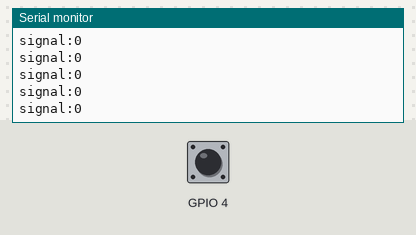
Simulated run of this sketch. Board: ESP8266 (NodeMCU). Shown: the last lines printed to the serial monitor. The inputs (shaded band) are chosen by the test bench; at power-on: GPIO 4 LOW. WiFi joins after 1.5 s; servers stay silent unless stated; random numbers use the default seed unless the sketch sets one; no MQTT or app messages arrive unless stated.

Above: at 2.7 s.
2.8 s: GPIO 4 driven HIGH
At 2.87 s:
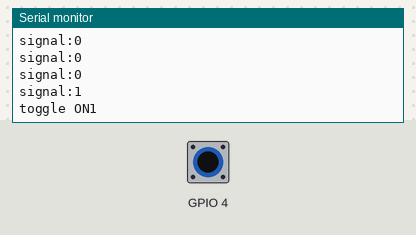
4.3 s: GPIO 4 pulsed LOW 2 times (0.12 s each, 0.3 s apart)
At 4.47 s:
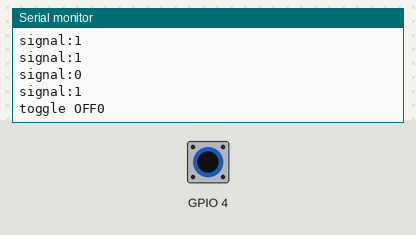

Measured:
- after the input at 2.8 s, the serial monitor: prints a new line after 0.07 s (image 1)
- after the input at 4.3 s, the serial monitor: prints a new line after 0.17 s (image 2)

The sketch:

SensorTest.ino
```cpp
/*
 Name:		SensorTest.ino
 Created:	22.10.2022 11:25:57
 Author:	maily
*/
/*
// the setup function runs once when you press reset or power the board
int echo= 10;

int trig= 9;

void setup() {

	pinMode(trig, OUTPUT);

	pinMode(echo, INPUT);

}

void loop(){

	digitalWrite(trig, LOW);

	delayMicroseconds(2);

	digitalWrite(trig, HIGH);

	delayMicroseconds(10);

	float distance = pulseIn(echo, HIGH);

	Serial.println(distance);

	delay(1);

}
*/

#include <dummy.h>
#include <PubSubClient.h>
#include <SimpleDHT.h>
#include <ArduinoOTA.h>
#include <string.h>
#include <iostream>

using namespace std;
using std::string;


#define wifi_ssid "Angeldrive Studios 2,4"
#define wifi_password "Garten123!"
#define mqtt_server "192.168.178.183"
#define mqtt_user "mqtt"
#define mqtt_password "Garten123!"

#define ESPHostname "Arduino Test"
#define data_topic "esp01/data"
#define inTopic "esp01/inTopic"
#define outTopic "esp01/outTopic"

WiFiClient espClient;
PubSubClient client(espClient);


void setup() {

	Serial.begin(115200);
	pinMode(4, INPUT);

	setup_wifi();
	ArduinoOTA.setHostname(ESPHostname);
	// ArduinoOTA.setPassword("admin");
	ArduinoOTA.begin();

	client.setServer(mqtt_server, 1883);

}


void loop() {
	static bool boolValue;

	boolValue = digitalRead(4);
	string value1 = "On";
	string value2 = "Off";

	mqttPublish(toggelButton(boolValue, value1, value2));
	delay(100);
}


string toggelButton(bool signal,string value1, string value2) {
	static string lastValue;
	static bool lastSignal;
	static bool toggle;
	Serial.print("signal:"); Serial.println(signal);
	if (signal) {
		if (signal != lastSignal) {
			lastSignal = signal;
			if (!toggle) {
				toggle = true; lastValue = value1; Serial.print("toggle ON"); Serial.println(toggle); return value1;
			}
			else {
				toggle = false; lastValue = value2; Serial.print("toggle OFF"); Serial.println(toggle); return value2;
			}
		}

	}
	else lastSignal = false;
	return lastValue;
}

string toggelSwitch(bool signal, string value1, string value2) {
	static bool lastSignal;
	static bool toggle = true;

	if (signal) return value1;
	if (!signal) return value2;
}

void mqttPublish(string payload) {
	static string printValue;
	static string lastPrint;

	if (!client.connected()) reconnect();

	if (lastPrint != payload) {
		client.publish(data_topic, payload.c_str(), false);

		lastPrint = payload;
	}

}

void mqttPublish(string payload, const char *topic) {

	if (!client.connected()) reconnect();

	client.publish(topic, payload.c_str(), false);
}

void setup_wifi() {
	delay(10);
	// We start by connecting to a WiFi network
	Serial.println();
	Serial.print("Connecting to ");
	Serial.println(wifi_ssid);
	WiFi.begin(wifi_ssid, wifi_password);
	while (WiFi.status() != WL_CONNECTED) {
		delay(500);
		Serial.print(".");
	}
	Serial.println("");
	Serial.println("WiFi connected");
	Serial.println("IP address: ");
	Serial.println(WiFi.localIP());
}

void reconnect() {
	// Loop until we're reconnected
	while (!client.connected()) {
		Serial.print("Attempting MQTT connection...");
		// Create a random client ID
		String clientId = "ESP01-";
		clientId += String(random(0xffff), HEX);
		// Attempt to connect
		if (client.connect(clientId.c_str(), mqtt_user, mqtt_password)) {
			Serial.println("connected");
			// Once connected, publish an announcement...
			client.publish(outTopic, ESPHostname);
			// ... and resubscribe
			client.subscribe(inTopic);
		}
		else {
			Serial.print("failed, rc=");
			Serial.print(client.state());
			Serial.println(" try again in 5 seconds");
			// Wait 5 seconds before retrying
			delay(5000);
		}
	}
}

/*
int pinDHT11 = 2;

SimpleDHT11 dht11;

void DHT11Loop() {

	Serial.println("======================"); byte temperature = 0;
	byte humidity = 0;
	byte data[40] = { 0 };
	if (dht11.read(pinDHT11, &temperature, &humidity, data)) {
		Serial.print("FEHLER!");
		return;
	} for (int i = 0; i < 40; i++) {
		Serial.print((int)data[i]);
		if (i > 0 && ((i + 1) % 4) == 0) {
			Serial.print(' ');
		}
	}
	Serial.println(""); Serial.print((int)temperature); Serial.print(" *C, ");
	//Serial.print((int)humidity); Serial.println(" %"); delay(1000);

}*/
```
